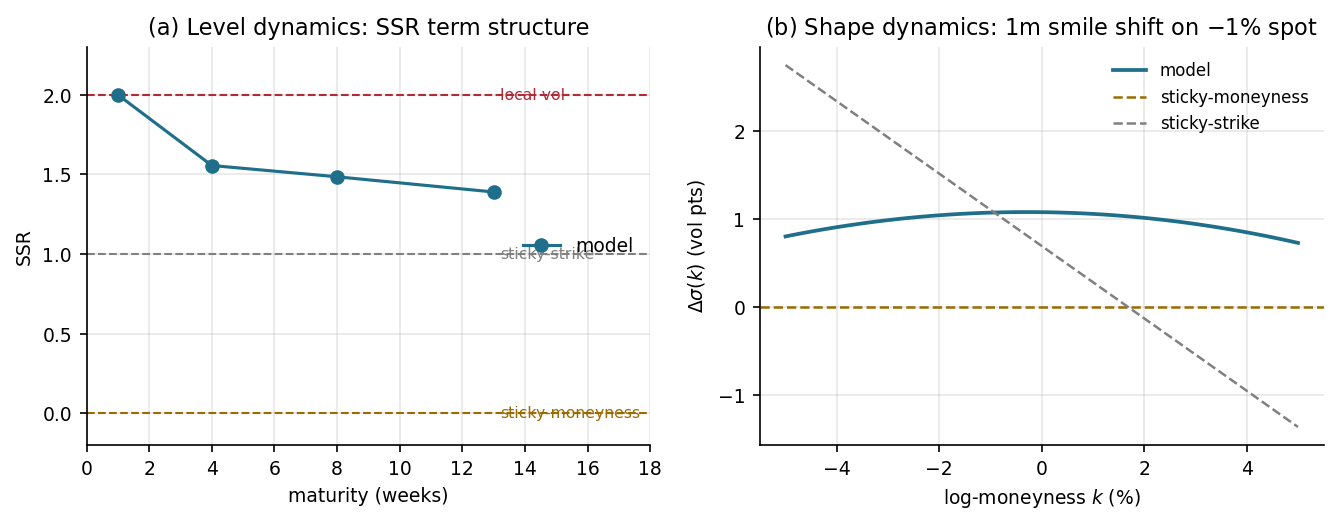

Recreate this plot in Python.
#!/usr/bin/env python3
"""
Is the SANOS-Evolve model sticky-moneyness? A direct conditional-smile-dynamics test.

STICKY-MONEYNESS := after a spot move, the smile in log-moneyness k=ln(K/S) is UNCHANGED --
level, skew, AND curvature frozen at each fixed k. To first order in the one-step return r the
model's conditional smile is
      sigma(k | r) = sigma_0(k) + r * [ beta + (d_skew) k + (d_curv) k^2 + ... ]
so sticky-moneyness  <=>  beta = d_skew = d_curv = 0, where
      beta   = d sigma_ATM / d lnS = SSR * skew   (level response)
      d_skew = d(skew)     / d lnS                (skew response)
      d_curv = d(curv)     / d lnS                (curvature response)
Same coefficients under the reference dynamics:
      sticky-moneyness :  beta = 0,       d_skew = 0,     ...        (SSR = 0)
      sticky-strike    :  beta = skew,    d_skew = 2*curv, ...       (SSR = 1)  smile translates in K
      local vol        :  beta = 2*skew,  ...                        (SSR = 2)  ATM moves at 2x skew

We compute the model's (beta, d_skew, d_curv) with the EXACT-beta transition sum (the de-sampled MC
of slv_fast.fused_ssr_exact_ts), extended from the ATM level to the ATM skew & curvature of the
conditional smile -- no sampling, no roll linearisation. Term-structure leverage + theta_ts (the
faithful ~4%-fit 2015 model). Reports each response as its position on the sticky map:
      level:  SSR      = beta / skew        (0 sticky-money | 1 sticky-K | 2 local-vol)
      skew : skew-SR   = d_skew / (2*curv)  (0 sticky-money | 1 sticky-K)
Records wall-time.
"""
import sys, os, time
import numpy as np

HERE = os.path.dirname(os.path.abspath(__file__)); POC = os.path.join(HERE, "..", "poc")
sys.path.insert(0, POC); sys.path.insert(0, HERE)
from discslv_2f import TwoFactorSV                                          # noqa: E402
import discslv_slv                                                         # noqa: E402
from discslv_slv import (Epi_V, nu_bar, raw_increment, stationary_pi,      # noqa: E402
                         lev_increment, marginal, iv_at)
from slv_fast import propagate_vec                                         # noqa: E402
discslv_slv.propagate = propagate_vec
from slv_wire import sanos_chain, ref_vol, solve_gbar, leverage_at         # noqa: E402
from numpy.polynomial.hermite_e import hermegauss                          # noqa: E402

DT = 1.0 / 52.0
NS = [1, 4, 8, 13]; LABELS = ["1wk", "1m", "2m", "3m"]
THETA = dict(nu_f=0.696, nu_s=0.290, nu_l=0.999, lam_skew=-0.462,          # theta_ts (2015 flat ~4% fit)
             lam_f=0.439, lam_s=2.465, kap_f=0.903, kap_s=2.780)
DATE = "/Users/foxie/Documents/Research/2026/US_equity_data/orats_eod/SPX-NDX-RUT-VIX_2015-06-01.json.gz"


def atm_moments_of(mu, T, half=0.015, npts=9):
    """(level, skew, curvature) of a GM marginal's smile in the ATM neighbourhood, via a deg-2 fit of
    the implied vol over log-moneyness k in [-half, half].  p[2]=level, p[1]=skew, 2*p[0]=curvature."""
    ks = np.linspace(-half, half, npts)
    iv = np.asarray(iv_at(mu, T, list(ks)))
    p = np.polyfit(ks, iv, 2)
    return float(p[2]), float(p[1]), float(2 * p[0])


def smile_dynamics(K, lam_fns, n, EV, nub, Vlr, tiltr, nk, dt, nz=13, zmax=0.12, Q=5, half=0.015, npts=9):
    """EXACT conditional-smile dynamics: beta_level/skew/curv = Cov(d moment, r)/Var(r) over the one-step
    transition, extending fused_ssr_exact_ts from the ATM level to the whole ATM neighbourhood."""
    nf, ns, nl = K.n_f, K.n_s, K.n_l
    lam2 = [(lambda g: (lambda mc: np.asarray(g(mc), float) ** 2))(fn) for fn in lam_fns]
    zg = np.linspace(-zmax, zmax, nz); iz0 = nz // 2
    L = np.zeros((nf, ns, nz)); S = np.zeros((nf, ns, nz)); C = np.zeros((nf, ns, nz))
    base = np.zeros((nf, ns, 3))
    for f in range(nf):
        for s in range(ns):
            for iz, z in enumerate(zg):
                st = (np.array([1.0]), np.array([float(z)]), np.array([1e-4]),
                      np.array([f], np.intp), np.array([s], np.intp))
                for k in range(n):
                    st, _ = propagate_vec(K, st, lam2[k], EV, nub, Vlr, tiltr, nk)
                lv, sk, cv = atm_moments_of(marginal(st), n * dt, half, npts)
                L[f, s, iz] = lv; S[f, s, iz] = sk; C[f, s, iz] = cv
                if iz == iz0:
                    base[f, s] = [lv, sk, cv]
    pi = stationary_pi(K); lam0 = float(np.asarray(lam_fns[0](0.0)))
    zq, wq = hermegauss(Q); wq = wq / wq.sum()
    var = 0.0; covL = covS = covC = 0.0
    for f in range(nf):
        for s in range(ns):
            Dl, Vl = lev_increment(Vlr[f, s], tiltr[f, s], K.wl, lam0)
            mean_r = float(np.sum(K.wl * Dl))
            var += pi[f, s] * (float(np.sum(K.wl * (Dl ** 2 + Vl))) - mean_r ** 2)
            l0, s0, c0 = base[f, s]; cL = cS = cC = 0.0
            for l in range(nl):
                Pf, Ps = K.trans_f(l, f), K.trans_s(l, s); sd = np.sqrt(max(Vl[l], 1e-16))
                dest = np.array([[Pf[fp] * Ps[sp] for sp in range(ns)] for fp in range(nf)])
                for q in range(Q):
                    r = Dl[l] + sd * zq[q]; w = K.wl[l] * wq[q] * (r - mean_r)
                    Ld = sum(dest[fp, sp] * np.interp(r, zg, L[fp, sp]) for fp in range(nf) for sp in range(ns))
                    Sd = sum(dest[fp, sp] * np.interp(r, zg, S[fp, sp]) for fp in range(nf) for sp in range(ns))
                    Cd = sum(dest[fp, sp] * np.interp(r, zg, C[fp, sp]) for fp in range(nf) for sp in range(ns))
                    cL += w * (Ld - l0); cS += w * (Sd - s0); cC += w * (Cd - c0)
            covL += pi[f, s] * cL; covS += pi[f, s] * cS; covC += pi[f, s] * cC
    skew0 = float(np.sum(pi * base[:, :, 1])); curv0 = float(np.sum(pi * base[:, :, 2]))
    bl, bs, bc = covL / var, covS / var, covC / var
    return dict(beta=bl, d_skew=bs, d_curv=bc, skew0=skew0, curv0=curv0,
                SSR=bl / skew0, skewSR=(bs / (2 * curv0) if abs(curv0) > 1e-9 else float("nan")))


if __name__ == "__main__":
    t0 = time.time()
    half = float(sys.argv[1]) if len(sys.argv) > 1 else 0.015                # ATM-fit half-window (log-moneyness)
    npts = int(sys.argv[2]) if len(sys.argv) > 2 else 9
    chain = sanos_chain(DATE); sig_ref = ref_vol(chain)
    K = TwoFactorSV(gbar=solve_gbar(THETA, sig_ref, dt=DT), dt=DT, n_f=5, n_s=3, n_l=5, **THETA)
    EV = Epi_V(K); nub = nu_bar(K, EV); Vlr, tiltr = raw_increment(K)
    lam_cache = {k: leverage_at(chain, k * DT, EV, dt=DT) for k in range(1, max(NS) + 1)}

    print(f"Is the model sticky-moneyness?  Conditional-smile response to a spot move (SPX 2015, theta_ts)")
    print(f"ATM window +-{half:.3f} log-moneyness, {npts} pts, deg-2\n")
    print("reference:  sticky-moneyness SSR=0, skew-SR=0  |  sticky-strike SSR=1, skew-SR=1  |  local-vol SSR=2\n")
    print(f"{'mat':>4} | {'SSR':>6}{'(level)':>8} | {'base skew':>10}{'d_skew':>9}{'skew-SR':>9} | {'base curv':>10}{'d_curv':>9}")
    res = {}
    for n, lab in zip(NS, LABELS):
        lam_fns = [lam_cache[k + 1] for k in range(n)]
        d = smile_dynamics(K, lam_fns, n, EV, nub, Vlr, tiltr, 16, DT, nz=13, half=half, npts=npts)
        res[lab] = d
        print(f"{lab:>4} | {d['SSR']:>6.2f}{'':>8} | {d['skew0']:>10.3f}{d['d_skew']:>9.2f}{d['skewSR']:>9.2f} | "
              f"{d['curv0']:>10.2f}{d['d_curv']:>9.1f}")
    print(f"\nlevel (SSR): distance from sticky-moneyness = |SSR-0|;  shape (skew-SR): 0=frozen-in-moneyness, 1=translates-in-K")

    import json
    json.dump({k: {m: v[m] for m in ("SSR", "beta", "d_skew", "d_curv", "skew0", "curv0", "skewSR")}
               for k, v in res.items()}, open(os.path.join(HERE, "sticky_check_results.json"), "w"), indent=1)

    import matplotlib; matplotlib.use("Agg"); import matplotlib.pyplot as plt   # noqa: E402
    plt.rcParams.update({"font.size": 9, "axes.grid": True, "grid.alpha": 0.3,
                         "axes.spines.top": False, "axes.spines.right": False})
    C0, C1, C2 = "#1f6f8b", "#b02a37", "#9a6b00"
    fig, ax = plt.subplots(1, 2, figsize=(9, 3.6))
    wks = [1, 4, 8, 13]
    ax[0].plot(wks, [res[l]["SSR"] for l in LABELS], "o-", c=C0, zorder=3, label="model")
    for y, lab, c in [(0, "sticky-moneyness", C2), (1, "sticky-strike", "gray"), (2, "local vol", C1)]:
        ax[0].axhline(y, ls="--", c=c, lw=1); ax[0].text(13.2, y, lab, va="center", fontsize=7.5, color=c)
    ax[0].set(title="(a) Level dynamics: SSR term structure", xlabel="maturity (weeks)", ylabel="SSR",
              xlim=(0, 18), ylim=(-0.2, 2.3)); ax[0].legend(frameon=False, loc="center right")
    d = res["1m"]; k = np.linspace(-0.05, 0.05, 101); r = -0.01
    ax[1].plot(k * 100, r * (d["beta"] + d["d_skew"] * k + 0.5 * d["d_curv"] * k ** 2) * 100, c=C0, lw=1.8, label="model")
    ax[1].axhline(0, ls="--", c=C2, lw=1.2, label="sticky-moneyness")
    ax[1].plot(k * 100, r * (d["skew0"] + d["curv0"] * k) * 100, ls="--", c="gray", lw=1.2, label="sticky-strike")
    ax[1].set(title="(b) Shape dynamics: 1m smile shift on $-1\\%$ spot", xlabel="log-moneyness $k$ (%)",
              ylabel=r"$\Delta\sigma(k)$ (vol pts)"); ax[1].legend(frameon=False, fontsize=8)
    fig.tight_layout(); fig.savefig(os.path.join(HERE, "sticky_check.png"), dpi=150, bbox_inches="tight")
    print(f"wrote sticky_check.png, sticky_check_results.json")
    print(f"wall {time.time()-t0:.0f}s")
